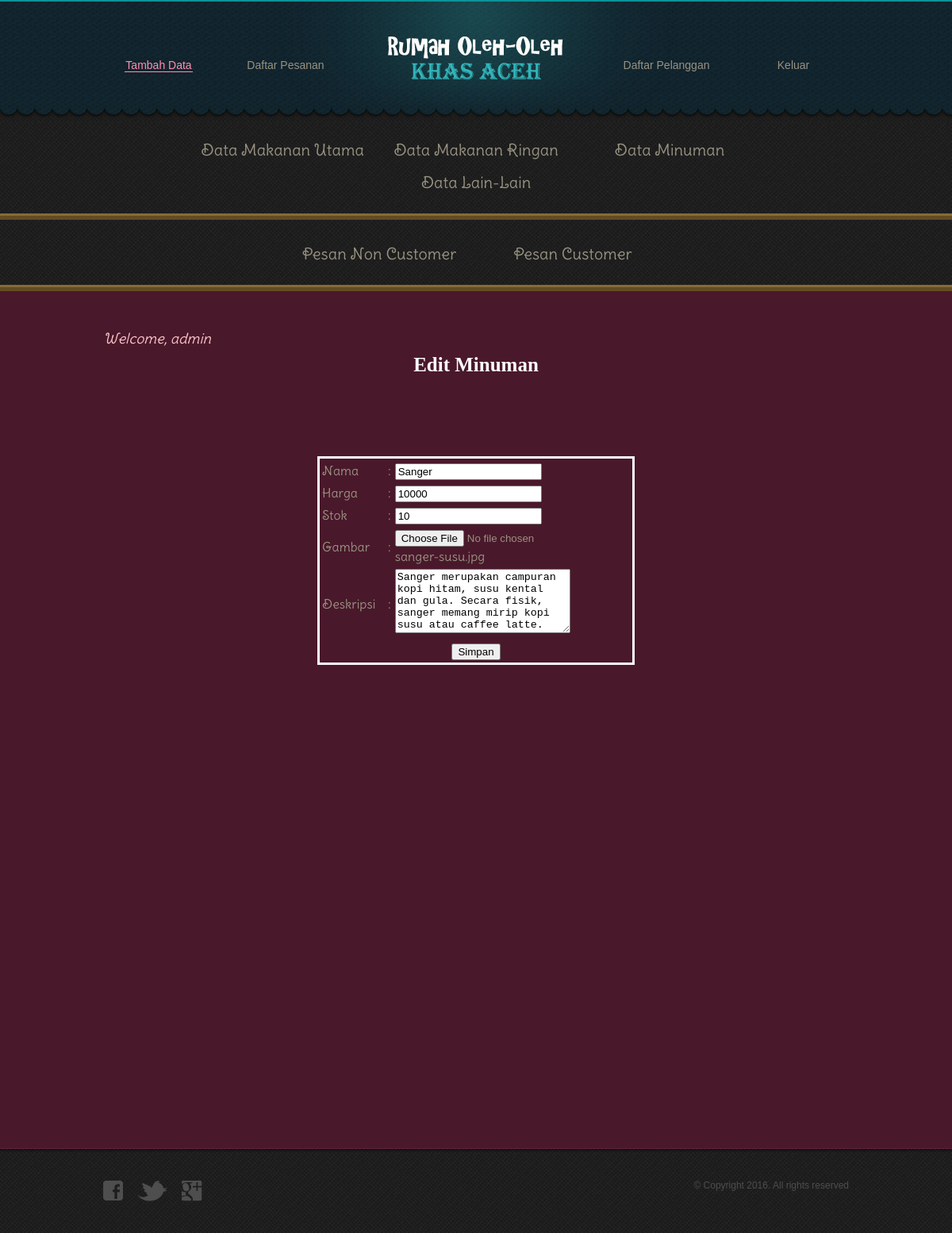
The app's page /admin/editminuman.php?id=8 (signed in) with its own data.
### tables this page shows
CREATE TABLE IF NOT EXISTS `barang` (
  `id_barang` int(5) NOT NULL AUTO_INCREMENT,
  `id_jenis` int(3) NOT NULL,
  `nama_barang` varchar(20) NOT NULL,
  `harga` int(10) NOT NULL,
  `stok` varchar(3) NOT NULL,
  `gambar` varchar(50) NOT NULL,
  `keterangan` varchar(300) NOT NULL,
  PRIMARY KEY (`id_barang`),
  KEY `barang_ibfk_1` (`id_jenis`)
);

### admin/editminuman.php (the view, shortened to what this page needs)
<!DOCTYPE html>
<?php
	$id = $_GET['id'];
	$result = mysql_query("SELECT b.nama_barang, b.harga, b.stok, b.gambar, b.keterangan
						   FROM barang b, jenis j
						   WHERE b.id_jenis = j.id_jenis AND b.id_barang ='$id'");
	$data = mysql_fetch_row($result)
?>
<html>
<head>
	<link rel="stylesheet" type="text/css" href="../css/style.css">
</head>
<body>
<?php
	include "header.php";
?>
	<div id="body">
		<div id="about">
			<h3>
				<?php
					echo"<i>Welcome, ".$_SESSION['username']." </i>";
				?>
			</h3>
			<center><h1><b>Edit Minuman</b></h1></center>
				<form id="form" action="cekeditminuman.php" method="post" enctype="multipart/form-data">
					<table id="table" width="400" align="center">
						<tr>
							<td>Nama</td>
							<td>:</td>
							<td>
								<input name="nama_barang" type="text" value="<?php echo $data[0]?>">
							</td>
						</tr>
						<tr>
							<td>Harga</td>
							<td>:</td>
							<td>
								<input name="harga" type="text" value="<?php echo $data[1]?>">
							</td>
						</tr>
						<tr>
							<td>Stok</td>
							<td>:</td>
							<td>
								<input name="stok" type="text" value="<?php echo $data[2]?>">
							</td>
						</tr>
						<tr>
							<td>Gambar</td>
							<td>:</td>
							<td>
								<input type="file" name="gambar_makanan" value="<?php echo $data[3]?>"><br><?php echo $data[3]?>
							</td>
						</tr>
						<tr>
							<td>Deskripsi</td>
							<td>:</td>
							<td>
								<textarea name="keterangan" cols="25" rows="5"><?php echo $data[4]?></textarea>
							</td>
						</tr>
						<tr>
							<td colspan="3" align="center">
								<input type="submit" name="save" value="Simpan" />
							</td>
						</tr>
					</table>
			</form>
		</div>
	</div>
<?php
	include "footer.php";
?>
	</body>
</html>

### css/style.css (style rules this page uses)
#body #about h1 b { color:#ffffff; font-size: 25px; font-family: 'georgia'; }
#form { font-family: 'DeliusSwashCaps-Regular'; font-size: 16px; font-weight: normal; line-height: 0px; text-align:middle; padding:100px 150px 70px 150px; }
#table { font-family: 'DeliusSwashCaps-Regular'; font-size: 16px; color: #989282; }
table { color: #ffffff; font-family: 'Georgia'; font-size: 14px; font-weight: normal; line-height: 24px; text-align:middle; border-style:solid; border-color:#ffffff; }
body { background: url(../images/bg-body.jpg) repeat left top; font-family: Arial, Helvetica, sans-serif; font-size: 14px; line-height: 1; margin: 0; min-width: 960px; padding: 0; }
#body { background: #4a182b; border-bottom: 1px solid #5f233a; min-height: 1050px; padding: 15px 0 15px; width: 100%; }
#body > div { margin: 0 auto; padding: 0; width: 960px; }
#body #about h1 { color: #fcc5c9; font-size: 24px; font-family: 'DeliusSwashCaps-Regular'; font-weight: normal; line-height: 30px; margin: 0; padding: 0 10px; }
#body #about h3 { color: #fcc5c9; font-size: 18px; font-family: 'DeliusSwashCaps-Regular'; font-weight: normal; margin: 0; padding: 36px 10px 8px; }

### records on screen
barang: nama_barang "Sanger", harga "10000", stok "10", gambar "sanger-susu.jpg", keterangan "Sanger merupakan campuran kopi hitam, susu kental dan gula. Secara fisik, sanger memang mirip kopi susu atau caffee latte."

### other values on screen
$_SESSION['username'] "admin"
